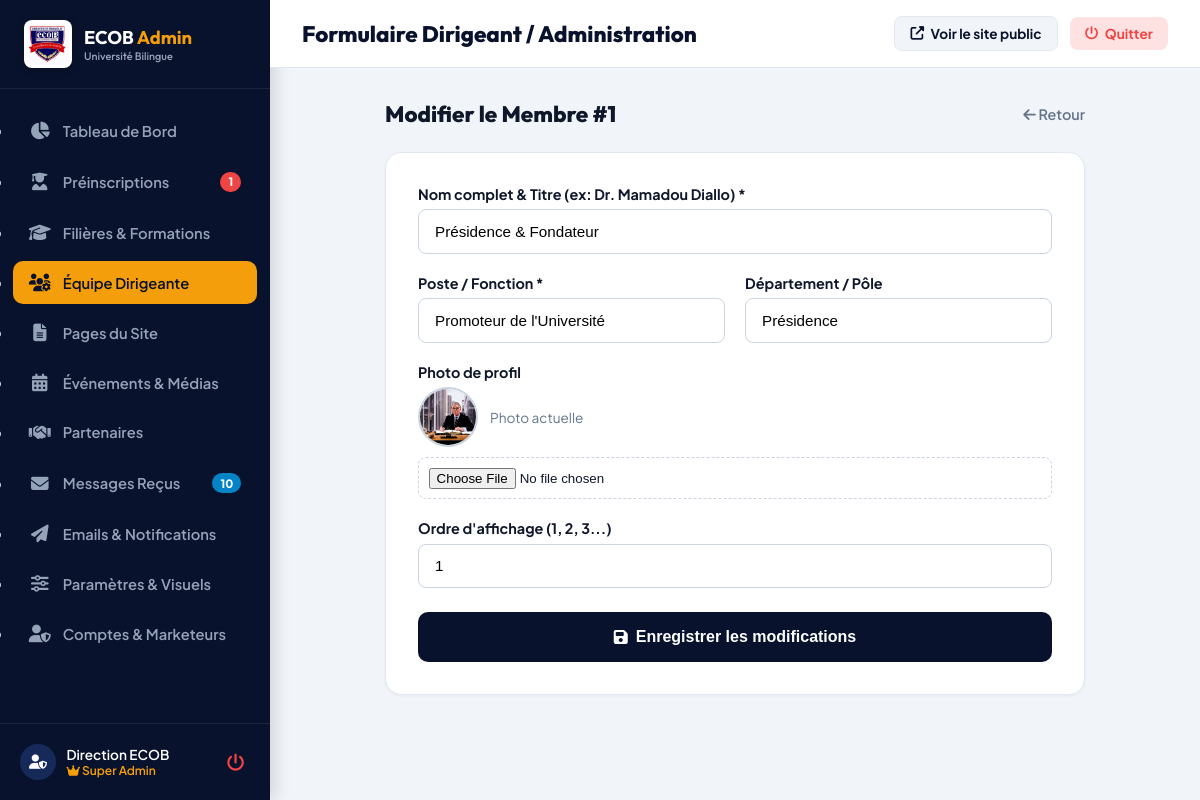
Screenshot of /admin/equipe-form.php?id=1 (signed in) with the database file from the repository.
### tables this page shows
CREATE TABLE `equipe_direction` (
  `id` int NOT NULL AUTO_INCREMENT,
  `nom` varchar(100) NOT NULL,
  `poste` varchar(100) NOT NULL,
  `departement` varchar(100) DEFAULT 'Administration Générale',
  `photo_url` varchar(255) DEFAULT NULL,
  `biographie` text,
  `ordre` int DEFAULT '0',
  `statut` enum('actif','inactif') DEFAULT 'actif',
  `created_at` timestamp NULL DEFAULT CURRENT_TIMESTAMP,
  PRIMARY KEY (`id`)
);

### config/helpers.php (called while the page is built, shortened)
<?php
function e($value): string {
    return htmlspecialchars((string)$value, ENT_QUOTES, 'UTF-8');
}
function asset_url(?string $path, string $fallback = '', string $prefix = ''): string {
    $path = trim((string)$path);
    $abs = __DIR__ . '/../' . $path;
    $version = is_file($abs) ? filemtime($abs) : time();
    return e($prefix . $path) . '?v=' . $version;
}

### admin/equipe-form.php (the view, shortened to what this page needs)
<?php
require_once __DIR__ . '/layout-header.php';
$db = get_db();
$id = (int)($_GET['id'] ?? 0);
$membre = [
    'nom' => '',
    'poste' => '',
    'departement' => 'Administration Générale',
    'photo_url' => 'assets/images/dre.jpg',
    'biographie' => '',
    'ordre' => 0
];
if ($id > 0) {
    $stmt = $db->prepare("SELECT * FROM equipe_direction WHERE id = ?");
    $stmt->execute([$id]);
    $found = $stmt->fetch();
    if ($found) {
        $membre = $found;
    }
}
?>
<div style="max-width:700px; margin:0 auto;">
    <div style="display:flex; justify-content:space-between; align-items:center; margin-bottom:1.5rem;">
        <h2 style="font-size:1.4rem; font-weight:800; font-family:'Outfit',sans-serif;">
            <?= $id > 0 ? "Modifier le Membre #$id" : "Ajouter un Membre de la Direction" ?>
        </h2>
        <a href="equipe.php" style="color:#64748b; text-decoration:none; font-size:0.9rem; font-weight:600;">
            <i class="fas fa-arrow-left"></i> Retour
        </a>
    </div>
    <div style="background:#fff; border-radius:16px; padding:2rem; border:1px solid #e2e8f0; box-shadow:0 1px 3px rgba(0,0,0,0.05);">
        <form method="POST" action="equipe-form.php<?= $id > 0 ? '?id='.$id : '' ?>" enctype="multipart/form-data">
            <div style="margin-bottom:1.25rem;">
                <label style="display:block; font-weight:700; margin-bottom:0.4rem; font-size:0.9rem;">Nom complet & Titre (ex: Dr. Mamadou Diallo) *</label>
                <input type="text" name="nom" value="<?= htmlspecialchars($membre['nom']) ?>" required style="width:100%; padding:0.8rem 1rem; border-radius:8px; border:1.5px solid #cbd5e1; font-size:0.95rem;">
            </div>
            <div style="display:grid; grid-template-columns:1fr 1fr; gap:1.25rem; margin-bottom:1.25rem;">
                <div>
                    <label style="display:block; font-weight:700; margin-bottom:0.4rem; font-size:0.9rem;">Poste / Fonction *</label>
                    <input type="text" name="poste" value="<?= htmlspecialchars($membre['poste']) ?>" placeholder="Ex: Directeur Général" required style="width:100%; padding:0.8rem 1rem; border-radius:8px; border:1.5px solid #cbd5e1; font-size:0.95rem;">
                </div>
                <div>
                    <label style="display:block; font-weight:700; margin-bottom:0.4rem; font-size:0.9rem;">Département / Pôle</label>
                    <input type="text" name="departement" value="<?= htmlspecialchars($membre['departement']) ?>" placeholder="Ex: Direction Académique" style="width:100%; padding:0.8rem 1rem; border-radius:8px; border:1.5px solid #cbd5e1; font-size:0.95rem;">
                </div>
            </div>
            <div style="margin-bottom:1.25rem;">
                <label style="display:block; font-weight:700; margin-bottom:0.4rem; font-size:0.9rem;">Photo de profil</label>
                <?php if (!empty($membre['photo_url'])): ?>
                    <div style="margin-bottom:0.6rem; display:flex; align-items:center; gap:0.75rem;">
                        <img src="<?= asset_url($membre['photo_url'], '', '../') ?>" alt="" style="width:60px; height:60px; object-fit:cover; border-radius:50%; border:2px solid #cbd5e1;">
                        <span style="font-size:0.85rem; color:#64748b;">Photo actuelle</span>
                    </div>
                <?php endif; ?>
                <input type="file" name="photo_file" accept="image/*" style="width:100%; padding:0.6rem; border-radius:8px; border:1.5px dashed #cbd5e1;">
            </div>
            <div style="margin-bottom:1.5rem;">
                <label style="display:block; font-weight:700; margin-bottom:0.4rem; font-size:0.9rem;">Ordre d'affichage (1, 2, 3...)</label>
                <input type="number" name="ordre" value="<?= htmlspecialchars($membre['ordre']) ?>" style="width:100%; padding:0.8rem 1rem; border-radius:8px; border:1.5px solid #cbd5e1; font-size:0.95rem;">
            </div>
            <button type="submit" class="btn-add" style="width:100%; justify-content:center; padding:1rem; font-size:1rem; border:none; cursor:pointer;">
                <i class="fas fa-save"></i> <?= $id > 0 ? "Enregistrer les modifications" : "Ajouter le membre" ?>
            </button>
        </form>
    </div>
</div>
<?php require_once __DIR__ . '/layout-footer.php'; ?>

### admin/layout-header.php (style rules this page uses)
* { box-sizing: border-box; margin: 0; padding: 0; }
body { font-family: 'Plus Jakarta Sans', sans-serif; background: #f1f5f9; color: #0f172a; display: flex; min-height: 100vh; }
.btn-add { background: #09122c; color: #fff; padding: 0.65rem 1.25rem; border-radius: 10px; text-decoration: none; font-weight: 700; font-size: 0.9rem; display: inline-flex; align-items: center; gap: 0.5rem; transition: background 0.2s; }

### rows the page displays
equipe_direction: nom "Présidence & Fondateur", poste "Promoteur de l'Université", departement "Présidence", photo_url (picture), ordre "1"

### other values shown
$cntPendingAdmis "1"
$cntContacts "10"
$adminNom "Direction ECOB"
$pageTitle "Formulaire Dirigeant / Administration"
$id "1"
